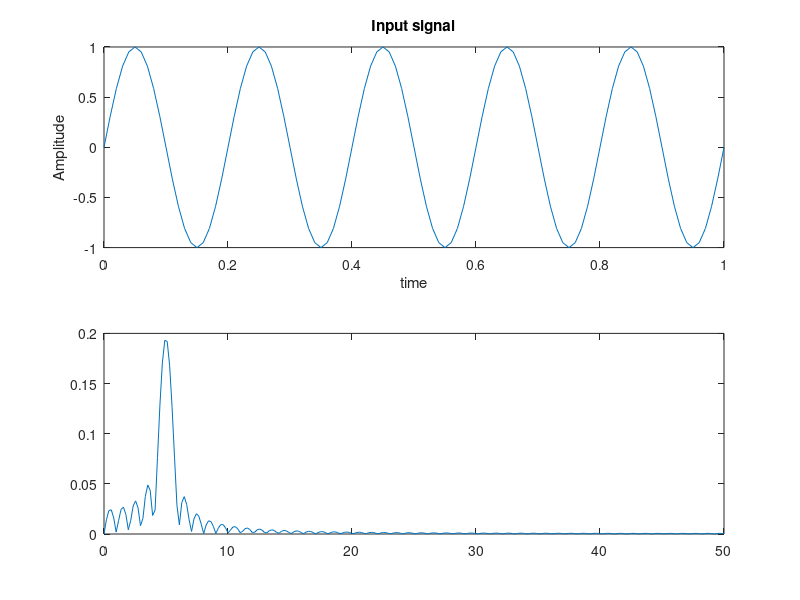

The MATLAB script that drew this image:
%To plot the spectrum of sine wave
clc
clear all
close all
%Generation of sine wave
t=linspace(0,1,101);     % time vector
f=5;            %frequency
A=1;            %Amplitude
x=A*sin(2*pi*f*t);  %input signal
%To obtain the spectrum
fs=100;  %Sampling frequency
nfft=512; %No. of point in DFT
X=fft(x,nfft)/nfft; %normalized spectrum
f=fs/2*linspace(0,1,nfft/2); % frequency axis
subplot(2,1,1),plot(t,x),xlabel('time'),ylabel('Amplitude'),title('Input signal')
subplot(2,1,2),plot(f,2*abs(X(1:length(f))))
